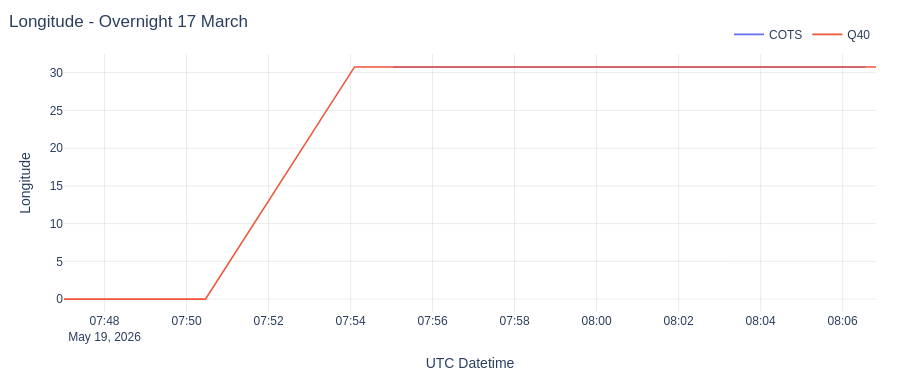

Notebook code cell kept with this figure:
### Code cell
fig = go.Figure()
fig.add_trace(line_trace(df_m10, "ts", "lon", "COTS"))
fig.add_trace(line_trace(df_q40, "ts", "lon", "Q40"))

fig.update_yaxes(title_text="Longitude")
style_plot(fig, "Longitude - Overnight 17 March", height=380)
fig.show(config=plot_config)

### Figure 1 — Plotly figure (JSON) as saved in the notebook; plotly's stock layout.template omitted (floating-point values rounded to 4 significant figures; data arrays with more than 128 entries replaced by an {"elided": "..."} marker saying what was removed)
{"data": [{"hovertemplate": "%{fullData.name}<br>x: %{x|%Y-%m-%d %H:%M:%S}<br>y: %{y:.8g}<extra></extra>", "line": {"width": 1.6}, "mode": "lines", "name": "COTS", "type": "scatter", "x": {"elided": "6800 str values"}, "y": {"elided": "6800 float values"}}, {"hovertemplate": "%{fullData.name}<br>x: %{x|%Y-%m-%d %H:%M:%S}<br>y: %{y:.8g}<extra></extra>", "line": {"width": 1.6}, "mode": "lines", "name": "Q40", "type": "scatter", "x": {"elided": "951 str values"}, "y": {"elided": "951 float values"}}], "layout": {"font": {"family": "Arial, sans-serif", "size": 12}, "height": 380, "hovermode": "x unified", "legend": {"orientation": "h", "x": 1, "xanchor": "right", "y": 1.02, "yanchor": "bottom"}, "margin": {"b": 48, "l": 64, "r": 24, "t": 54}, "title": {"text": "Longitude - Overnight 17 March", "x": 0.01, "xanchor": "left"}, "xaxis": {"gridcolor": "rgba(0,0,0,0.08)", "showgrid": true, "showspikes": true, "spikecolor": "rgba(0,0,0,0.45)", "spikemode": "across", "spikesnap": "cursor", "spikethickness": 1, "title": {"text": "UTC Datetime"}}, "yaxis": {"gridcolor": "rgba(0,0,0,0.08)", "showgrid": true, "showspikes": true, "spikecolor": "rgba(0,0,0,0.45)", "spikemode": "across", "spikesnap": "cursor", "spikethickness": 1, "title": {"text": "Longitude"}, "zeroline": false}}}
